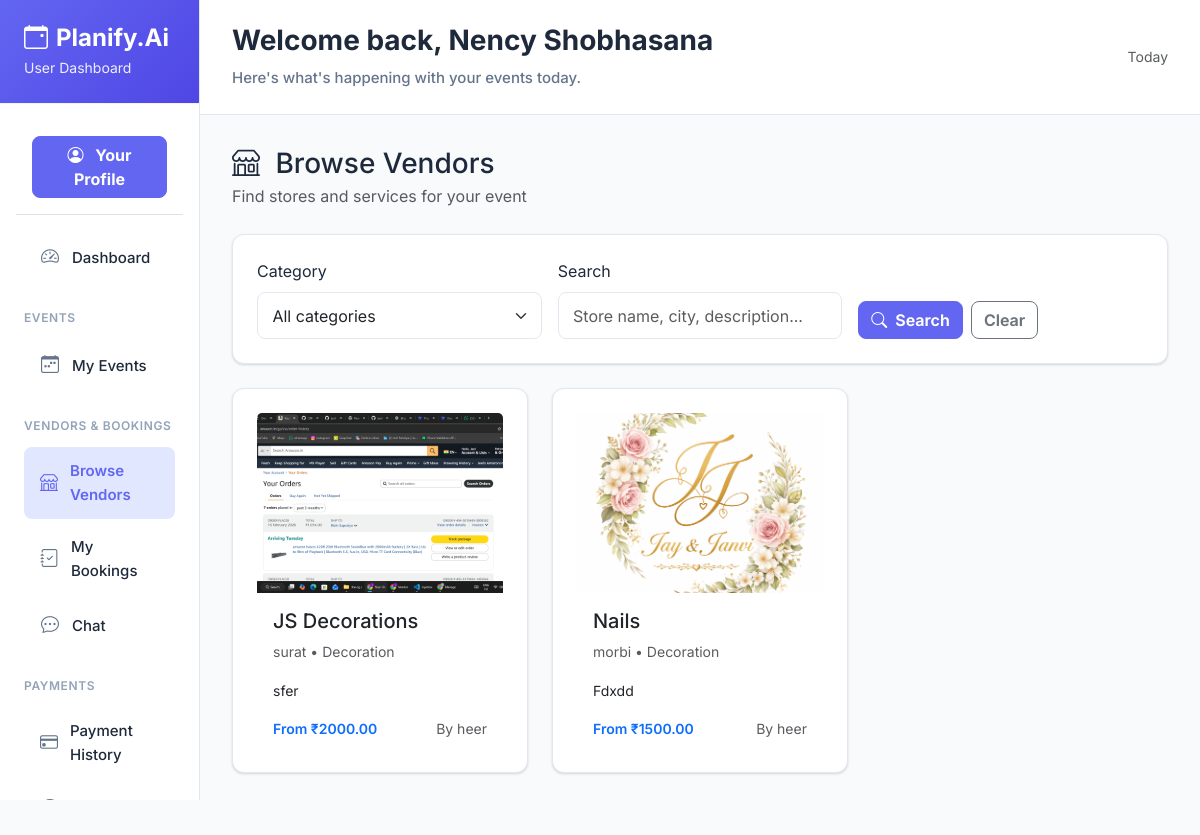
Screenshot of /user/stores/ (signed in) with the database file from the repository.
### account/models.py (models this page shows, shortened)
class User(models.Model):
    fullname = models.CharField(max_length=255)
    email = models.EmailField(unique=True)
    mobile = models.CharField(max_length=15, unique=True, null=True, blank=True)
    password = models.CharField(max_length=255, blank=True, null=True)
    is_active = models.BooleanField(default=False)   # ✅ added
    email_verified = models.BooleanField(default=False)
    role = models.ForeignKey(Role, on_delete=models.CASCADE)
    business_logo = models.ImageField(upload_to='vendor_logos/', null=True, blank=True)
    created_at = models.DateTimeField(auto_now_add=True)
    updated_at = models.DateTimeField(auto_now=True)

### vendor/models.py (models this page shows, shortened)
class Store(models.Model):
    vendor = models.ForeignKey(User, on_delete=models.CASCADE, limit_choices_to={'role__name__iexact': 'vendor'})
    store_name = models.CharField(max_length=200)
    description = models.TextField()
    phone = models.CharField(max_length=20, null=True, blank=True)
    category = models.ForeignKey(category, on_delete=models.CASCADE)
    address = models.TextField()
    city = models.CharField(max_length=100)
    price_start = models.DecimalField(max_digits=10, decimal_places=2)
    profile_image = models.ImageField(upload_to='store_images/', null=True, blank=True)
    created_at = models.DateTimeField(auto_now_add=True)
    updated_at = models.DateTimeField(auto_now=True)
    status = models.BooleanField(default=True)  # active/inactive

class category(models.Model):
    name = models.CharField(max_length=100)

### user/views.py (the view)
    def wrapper(request, *args, **kwargs):
        user_id = request.session.get('user_id')
        if not user_id:
            return redirect('/login/')
        try:
            User.objects.get(id=user_id)
        except User.DoesNotExist:
            request.session.flush()
            return redirect('/login/')
        return view_func(request, *args, **kwargs)

### event/context_processors.py (called while the page is built)
def global_app_info(request):
    return {
        'APP_NAME': 'Planify.Ai',
        'APP_LOGO_TEXT': 'PA',                 # Text logo (initials)
        'APP_LOGO_IMAGE': '/static/images/LOGO.png',   # Image logo (inside static/)
    }

def vendor_stores(request):
    try:
        from vendor.models import Store
        stores = Store.objects.filter(status=True).order_by('store_name')
    except Exception:
        stores = []
    return {
        'all_stores': stores
    }

def unread_counts(request):
    user_id = None
    try:
        user_id = request.session.get('user_id')
    except Exception:
        user_id = None
    unread_notifications = 0
    try:
        if user_id:
            from user.models import Notification
            unread_notifications = Notification.objects.filter(user_id=user_id, is_read=False).count()
    except Exception:
        unread_notifications = 0
    return {
        'unread_notifications': unread_notifications,
    }

### user/views.py (called while the page is built)
def user_required(view_func):
    def wrapper(request, *args, **kwargs):
        user_id = request.session.get('user_id')
        if not user_id:
            return redirect('/login/')
        try:
            User.objects.get(id=user_id)
        except User.DoesNotExist:
            request.session.flush()
            return redirect('/login/')
        return view_func(request, *args, **kwargs)
    return wrapper

@user_required
def stores_list(request):
    user_id = request.session.get('user_id')
    user = User.objects.get(id=user_id)
    from vendor.models import category as Category
    stores = Store.objects.filter(status=True).select_related('vendor', 'category').order_by('store_name')
    category_id = request.GET.get('category')
    search = request.GET.get('search', '').strip()
    if category_id:
        stores = stores.filter(category_id=category_id)
    if search:
        stores = stores.filter(
            Q(store_name__icontains=search) |
            Q(description__icontains=search) |
            Q(city__icontains=search)
        )
    categories = Category.objects.all()
    return render(request, 'user/stores_list.html', {
        'stores': stores,
        'categories': categories,
        'category_id': category_id,
        'search': search,
        'user': user,
    })

### template/user/stores_list.html (shortened to what this page needs)
{% extends 'user/base.html' %}
{% load static %}
{% block content %}
<div class="d-flex justify-content-between align-items-center mb-4">
    <div>
        <h3 class="mb-1"><i class="bi bi-shop me-2"></i> Browse Vendors</h3>
        <p class="text-muted mb-0">Find stores and services for your event</p>
    </div>
</div>
<div class="card-box mb-4">
    <form method="get" class="row g-3">
        <div class="col-md-4">
            <label class="form-label">Category</label>
            <select name="category" class="form-select">
                <option value="">All categories</option>
            </select>
        </div>
        <div class="col-md-4">
            <label class="form-label">Search</label>
            <input type="text" name="search" class="form-control" placeholder="Store name, city, description..." value="{{ search }}">
        </div>
        <div class="col-md-4 d-flex align-items-end gap-2">
            <button type="submit" class="btn btn-primary"><i class="bi bi-search me-1"></i> Search</button>
            <a href="{% url 'user:stores_list' %}" class="btn btn-outline-secondary">Clear</a>
        </div>
    </form>
</div>
<div class="row g-4">
    {% for store in stores %}
    <div class="col-md-6 col-lg-4">
        <a href="{% url 'user:store_detail' store.id %}" class="text-decoration-none text-dark">
        <div class="card h-100 card-box">
            {% if store.profile_image %}
            <img src="{{ store.profile_image.url }}" class="card-img-top" alt="{{ store.store_name }}" style="height: 180px; object-fit: cover;" onerror="this.onerror=null;this.src='{% static "images/placeholder.svg" %}';">
            {% else %}
            <div class="card-img-top bg-light d-flex align-items-center justify-content-center" style="height: 180px;">
                <i class="bi bi-shop fs-1 text-muted"></i>
            </div>
            {% endif %}
            <div class="card-body">
                <h5 class="card-title">{{ store.store_name }}</h5>
                <p class="card-text small text-muted">{{ store.city }} • {{ store.category.name }}</p>
                <p class="card-text small">{{ store.description|truncatechars:100 }}</p>
            </div>
            <div class="card-footer bg-transparent border-0 pt-0 d-flex justify-content-between align-items-center">
                <small class="text-primary fw-semibold">From ₹{{ store.price_start }}</small>
                <small class="text-muted">By {{ store.vendor.fullname }}</small>
            </div>
        </div>
        </a>
    </div>
    {% endfor %}
</div>
{% endblock %}

### template/user/include/header.html (shortened to what this page needs)
<div class="dashboard-header">
    <div class="d-flex justify-content-between align-items-center">
        <div>
            <h2>Welcome back, {{ user.fullname|default:"User" }}</h2>
            <p>Here's what's happening with your events today.</p>
        </div>
        <div class="d-flex align-items-center gap-3">
            <div class="text-end">
                <small class="text-muted d-block">Today</small>
            </div>
        </div>
    </div>
</div>

### static/css/app.css (style rules this page uses)
:root { --primary: #6366f1; --primary-light: #e0e7ff; --primary-dark: #4f46e5; --success: #10b981; --success-light: #d1fae5; --warning: #f59e0b; --warning-light: #fef3c7; --danger: #ef4444; --danger-light: #fee2e2; --info: #06b6d4; --info-light: #cffafe; --bg-primary: #ffffff; --bg-secondary: #f8fafc; --bg-tertiary: #f1f5f9; --text-primary: #0f172a; --text-secondary: #64748b; --text-light: #94a3b8; --border: #e2e8f0; --border-light: #f1f5f9; --shadow-sm: 0 1px 2px rgba(0, 0, 0, 0.05); --shadow: 0 1px 3px rgba(0, 0, 0, 0.10), 0 1px 2px rgba(0, 0, 0, 0.06); --shadow-md: 0 8px 20px rgba(15, 23, 42, 0.10); --radius: 12px; --radius-sm: 10px; }
* { box-sizing: border-box; }
body { font-family: 'Inter', -apple-system, BlinkMacSystemFont, 'Segoe UI', Roboto, Arial, sans-serif; background: var(--bg-secondary); color: var(--text-primary); -webkit-font-smoothing: antialiased; -moz-osx-font-smoothing: grayscale; }
.dashboard-header { background: var(--bg-primary); padding: 1.25rem 1.75rem; border-bottom: 1px solid var(--border); }
.dashboard-header h2 { font-size: 1.65rem; font-weight: 800; margin: 0; }
.dashboard-header p { margin: .4rem 0 0; color: var(--text-secondary); font-weight: 500; }
.card-box { background: var(--bg-primary); border-radius: var(--radius); padding: 1.25rem; box-shadow: var(--shadow); border: 1px solid var(--border); }
.btn { border-radius: var(--radius-sm); font-weight: 650; }
.btn-primary { background: var(--primary); border-color: var(--primary); }
.form-control, .form-select { border-radius: var(--radius-sm); border: 1px solid var(--border); padding: .65rem .9rem; }

### static/css/user.css (style rules this page uses)
:root { --primary: #6366f1; --primary-light: #e0e7ff; --primary-dark: #4f46e5; --success: #10b981; --success-light: #d1fae5; --warning: #f59e0b; --warning-light: #fef3c7; --danger: #ef4444; --danger-light: #fee2e2; --info: #06b6d4; --info-light: #cffafe; --bg-primary: #ffffff; --bg-secondary: #f8fafc; --bg-tertiary: #f1f5f9; --text-primary: #1e293b; --text-secondary: #64748b; --text-light: #94a3b8; --border: #e2e8f0; --border-light: #f1f5f9; --shadow-sm: 0 1px 2px 0 rgba(0, 0, 0, 0.05); --shadow: 0 1px 3px 0 rgba(0, 0, 0, 0.1), 0 1px 2px 0 rgba(0, 0, 0, 0.06); --shadow-md: 0 4px 6px -1px rgba(0, 0, 0, 0.1), 0 2px 4px -1px rgba(0, 0, 0, 0.06); --shadow-lg: 0 10px 15px -3px rgba(0, 0, 0, 0.1), 0 4px 6px -2px rgba(0, 0, 0, 0.05); --radius: 12px; --radius-sm: 8px; --radius-lg: 16px; }
body { font-family: 'Inter', -apple-system, BlinkMacSystemFont, 'Segoe UI', Roboto, sans-serif; background: var(--bg-secondary); color: var(--text-primary); line-height: 1.6; }
.dashboard-header { background: var(--bg-primary); padding: 1.5rem 2rem; border-bottom: 1px solid var(--border); }
.dashboard-header h2 { font-size: 1.75rem; font-weight: 700; margin: 0; }
.dashboard-header p { color: var(--text-secondary); margin: 0.5rem 0 0 0; font-size: 0.9375rem; }
.card-box { background: var(--bg-primary); border-radius: var(--radius); padding: 1.5rem; box-shadow: var(--shadow); border: 1px solid var(--border); }
.card { border: 1px solid var(--border); border-radius: var(--radius); box-shadow: var(--shadow); }
.form-control, .form-select { border-radius: var(--radius-sm); border: 1px solid var(--border); }

### rows the page displays
User: fullname "Nency Shobhasana"
Store: profile_image (picture), store_name "JS Decorations", city "surat", category.name "Decoration", description "sfer", price_start "2000.00", vendor.fullname "heer"
Store: profile_image (picture), store_name "Nails", city "morbi", category.name "Decoration", description "Fdxdd", price_start "1500.00", vendor.fullname "heer"

### other values shown
{{ APP_NAME }} "Planify.Ai"
